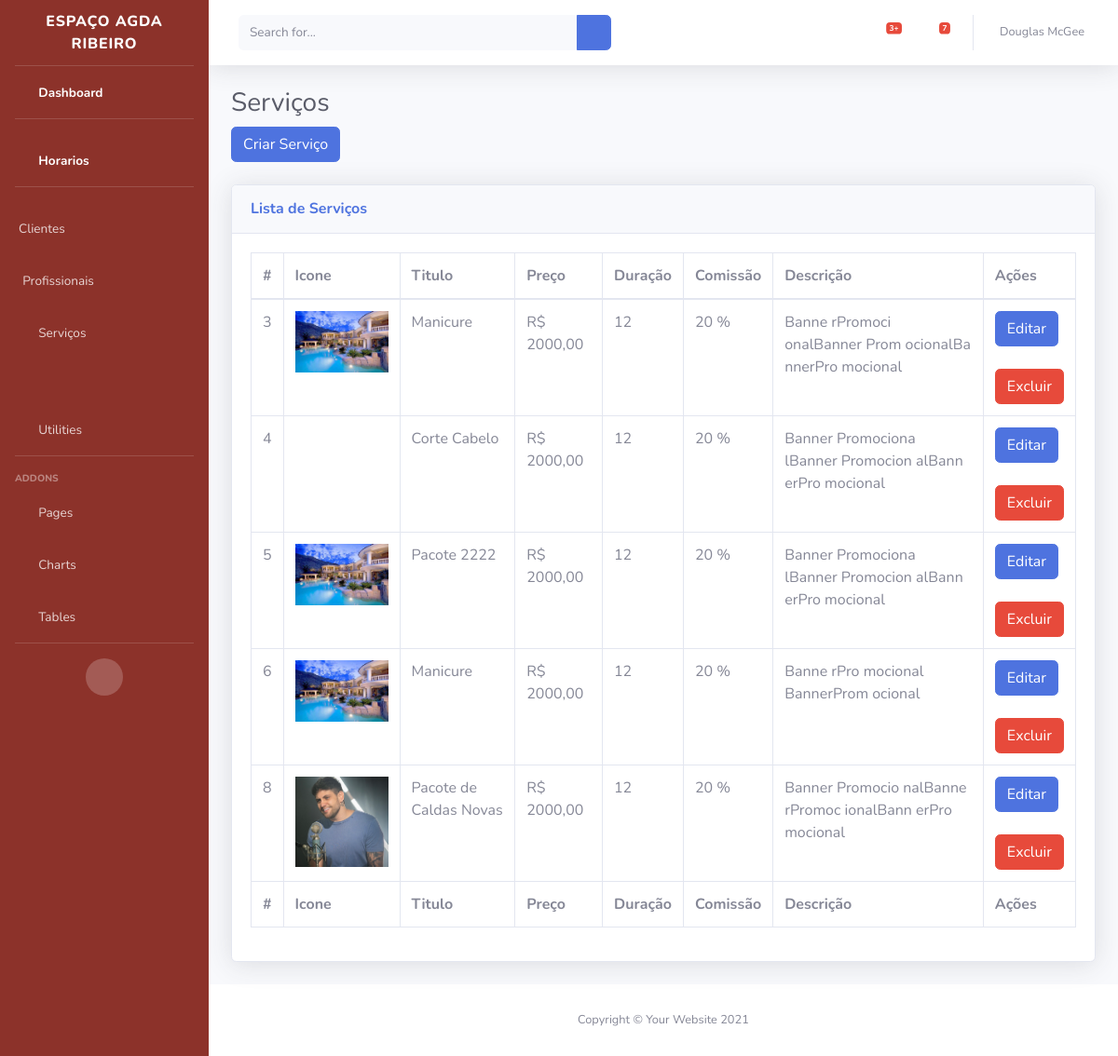
Page /listar_servicos/ on the earlier database version.
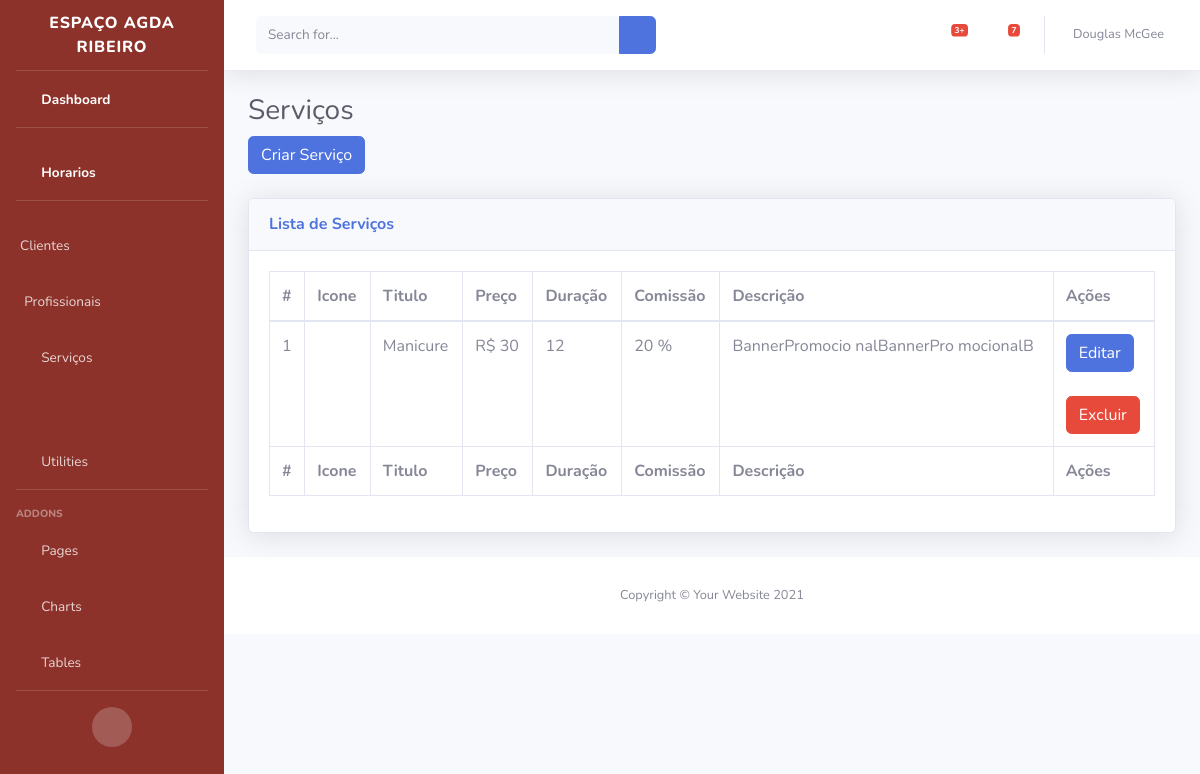
Same page on the later database version.
### agendamentos/models/servicos.py (models this page shows, shortened)
class Servico(models.Model):
    titulo = models.CharField(max_length=255, blank=True)
    preco = models.CharField(max_length=20,blank=True,null=True)
    duracao = models.CharField(max_length=20, blank=True, null=True)
    comissao = models.CharField(max_length=20, blank=True, null=True)
    descricao = models.TextField()
    criado_em = models.DateTimeField(auto_now_add=True)
    atualizado_em = models.DateTimeField(auto_now=True)
    imagen = models.ImageField(upload_to='media/imagens/%d/%m/%Y/',null=True, blank=True)

### agendamentos/views.py (the view, shortened to what this page needs)
# urls.py: path("listar_servicos/",listar_servicos,name='listar_servicos'),
def listar_servicos(request):
    servico = Servico.objects.all()
    return render(
                    request,
                    "admin/servicos.html",
                    {
                        "servicos":servico
                    }
                    )

### templates/admin/servicos.html (shortened to what this page needs)
{% extends  "admin/base.html" %}
{% load static %}
{% block content %}
<h1 class="h3 mb-2 text-gray-800">Serviços</h1>
                    <a type="button" class="btn btn-primary"href="{% url 'criar_servicos' %}">Criar Serviço</a>
                    <br>
                    <br>
                    <div class="card shadow mb-4">
                        <div class="card-header py-3">
                            <h6 class="m-0 font-weight-bold text-primary">Lista de Serviços</h6>
                        </div>
                        <div class="card-body">
                            <div class="table-responsive">
                                <table class="table table-bordered" id="dataTable" width="100%" cellspacing="0">
                                    <thead>
                                        <tr>
                                            <th>#</th>
                                            <th>Icone</th>
                                            <th>Titulo</th>
                                            <th>Preço</th>
                                            <th>Duração</th>
                                            <th>Comissão</th>
                                            <th>Descrição</th>
                                            <th>Ações</th>
                                        </tr>
                                    </thead>
                                    <tfoot>
                                        <tr>
                                            <th>#</th>
                                            <th>Icone</th>
                                            <th>Titulo</th>
                                            <th>Preço</th>
                                            <th>Duração</th>
                                            <th>Comissão</th>
                                            <th>Descrição</th>
                                            <th>Ações</th>
                                        </tr>
                                    </tfoot>
                                    <tbody>
                                        {% for servico in servicos %}
                                        <tr>
                                            <td>{{servico.id}}</td>
                                            <td>
                                                <img width="100px" src="{{servico.imagen.url}}" alt="">
                                            </td>
                                            <td>{{servico.titulo}}</td>
                                            <td>R$ {{servico.preco}}</td>
                                            <td>{{servico.duracao}}</td>
                                            <td>{{servico.comissao}} %</td>
                                            <td>{{servico.descricao}}</td>
                                            <td>
                                                <a type="button" class="btn btn-primary" href="{% url 'editar_servicos' servico.id %}">Editar</a>
                                                <br>
                                                <br>
                                                <a type="button" class="btn btn-danger" href="{% url 'excluir' servico.id %}">Excluir</a>
                                            </td>
                                        </tr>
                                        {% endfor %}
                                    </tbody>
                                </table>
                            </div>
                        </div>
                    </div>
{% endblock %}

Differences in the rows shown:
removed Servico: id "3", imagen (picture), titulo "Manicure", preco "2000,00", duracao "12", comissao "20", descricao "Banne rPromoci onalBanner Prom ocionalBa nnerPro mocional"
removed Servico: id "4", titulo "Corte Cabelo", preco "2000,00", duracao "12", comissao "20", descricao "Banner Promociona lBanner Promocion alBann erPro mocional"
removed Servico: id "5", imagen (picture), titulo "Pacote 2222", preco "2000,00", duracao "12", comissao "20", descricao "Banner Promociona lBanner Promocion alBann erPro mocional"
removed Servico: id "6", imagen (picture), titulo "Manicure", preco "2000,00", duracao "12", comissao "20", descricao "Banne rPro mocional BannerProm ocional"
removed Servico: id "8", imagen (picture), titulo "Pacote de Caldas Novas", preco "2000,00", duracao "12", comissao "20", descricao "Banner Promocio nalBanne rPromoc ionalBann erPro mocional"
added Servico: id "1", titulo "Manicure", preco "30", duracao "12", comissao "20", descricao "BannerPromocio nalBannerPro mocionalB"
